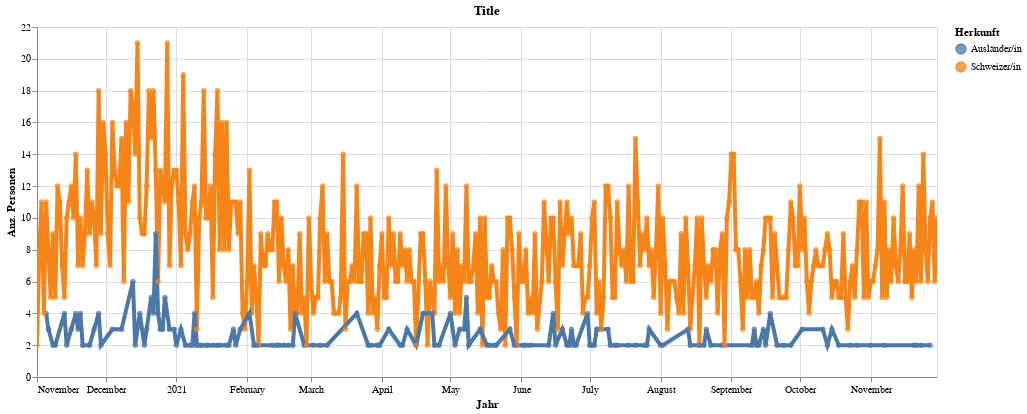

The cell this chart's notebook holds for it:
### Code cell
highlight = alt.selection(type='single', on='mouseover',
                          fields=['HerkunftLang'], nearest=True)
#x='date:StichtagDatJahr',
base = alt.Chart(myAgg.reset_index().query('sum_WBev>1'), title="Title").encode(
    x=alt.X('GueltigAbDat', axis=alt.Axis(title='Jahr'))# , axis=alt.Axis(format='%', title='percentage')
    , y=alt.X('sum_WBev', axis=alt.Axis(title='Anz. Personen'))
    , color=alt.Color('HerkunftLang', legend=alt.Legend(title="Herkunft"))  
    ,tooltip=['GueltigAbDat', 'HerkunftLang', 'sum_WBev']    
)
points = base.mark_circle().encode(
    opacity=alt.value(0.75)
).add_selection(
    highlight
).properties(
    width=900 , height=350
)
lines = base.mark_line().encode(
    size=alt.condition(~highlight, alt.value(0.5), alt.value(4))
).interactive()

lines + points

### Figure 1 — Vega-Lite specification as saved in the notebook (floating-point values rounded to 4 significant figures; data arrays with more than 128 entries replaced by an {"elided": "..."} marker saying what was removed)
{"config": {"view": {"continuousWidth": 400, "continuousHeight": 300}}, "layer": [{"mark": "line", "encoding": {"color": {"type": "nominal", "field": "HerkunftLang", "legend": {"title": "Herkunft"}}, "size": {"condition": {"value": 0.5, "selection": {"not": "selector045"}}, "value": 4}, "tooltip": [{"type": "temporal", "field": "GueltigAbDat"}, {"type": "nominal", "field": "HerkunftLang"}, {"type": "quantitative", "field": "sum_WBev"}], "x": {"type": "temporal", "axis": {"title": "Jahr"}, "field": "GueltigAbDat"}, "y": {"type": "quantitative", "axis": {"title": "Anz. Personen"}, "field": "sum_WBev"}}, "selection": {"selector046": {"type": "interval", "bind": "scales", "encodings": ["x", "y"]}}, "title": "Title"}, {"mark": "circle", "encoding": {"color": {"type": "nominal", "field": "HerkunftLang", "legend": {"title": "Herkunft"}}, "opacity": {"value": 0.75}, "tooltip": [{"type": "temporal", "field": "GueltigAbDat"}, {"type": "nominal", "field": "HerkunftLang"}, {"type": "quantitative", "field": "sum_WBev"}], "x": {"type": "temporal", "axis": {"title": "Jahr"}, "field": "GueltigAbDat"}, "y": {"type": "quantitative", "axis": {"title": "Anz. Personen"}, "field": "sum_WBev"}}, "height": 350, "selection": {"selector045": {"type": "single", "on": "mouseover", "fields": ["HerkunftLang"], "nearest": true}}, "title": "Title", "width": 900}], "data": {"name": "data-6735bb6a122f4481a4b6ff656c020279"}, "$schema": "https://vega.github.io/schema/vega-lite/v4.8.1.json", "datasets": {"data-6735bb6a122f4481a4b6ff656c020279": {"elided": "541 records"}}}
